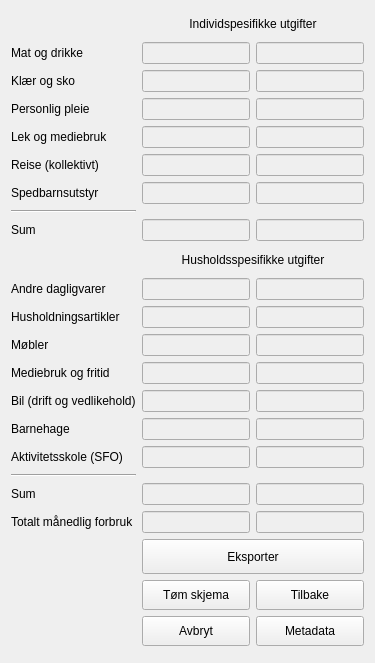
     <widget class="QWidget" name="tab_sifo_utgifter">
      <property name="autoFillBackground">
       <bool>true</bool>
      </property>
      <attribute name="title">
       <string>SIFO utgifter</string>
      </attribute>
      <layout class="QGridLayout" name="gridLayout_3">
       <item row="6" column="0">
        <widget class="QLabel" name="label_kollektivt">
         <property name="text">
          <string>Reise (kollektivt)</string>
         </property>
         <property name="buddy">
          <cstring>line_edit_kollektivt_1</cstring>
         </property>
        </widget>
       </item>
       <item row="22" column="0">
        <widget class="Line" name="line_sum_husholdning">
         <property name="orientation">
          <enum>Qt::Horizontal</enum>
         </property>
        </widget>
       </item>
       <item row="20" column="1">
        <widget class="QLineEdit" name="line_edit_barnehage_1">
         <property name="enabled">
          <bool>false</bool>
         </property>
         <property name="minimumSize">
          <size>
           <width>0</width>
           <height>0</height>
          </size>
         </property>
         <property name="maximumSize">
          <size>
           <width>207</width>
           <height>16777215</height>
          </size>
         </property>
        </widget>
       </item>
       <item row="9" column="1">
        <widget class="QLineEdit" name="line_edit_sumindivid_1">
         <property name="enabled">
          <bool>false</bool>
         </property>
         <property name="minimumSize">
          <size>
           <width>0</width>
           <height>0</height>
          </size>
         </property>
         <property name="maximumSize">
          <size>
           <width>207</width>
           <height>16777215</height>
          </size>
         </property>
        </widget>
       </item>
       <item row="5" column="0">
        <widget class="QLabel" name="label_fritid">
         <property name="text">
          <string>Lek og mediebruk</string>
         </property>
         <property name="buddy">
          <cstring>line_edit_fritid_1</cstring>
         </property>
        </widget>
       </item>
       <item row="5" column="1">
        <widget class="QLineEdit" name="line_edit_fritid_1">
         <property name="enabled">
          <bool>false</bool>
         </property>
         <property name="minimumSize">
          <size>
           <width>0</width>
           <height>0</height>
          </size>
         </property>
         <property name="maximumSize">
          <size>
           <width>207</width>
           <height>16777215</height>
          </size>
         </property>
        </widget>
       </item>
       <item row="4" column="1">
        <widget class="QLineEdit" name="line_edit_helse_1">
         <property name="enabled">
          <bool>false</bool>
         </property>
         <property name="minimumSize">
          <size>
           <width>0</width>
           <height>0</height>
          </size>
         </property>
         <property name="maximumSize">
          <size>
           <width>207</width>
           <height>16777215</height>
          </size>
         </property>
        </widget>
       </item>
       <item row="9" column="0">
        <widget class="QLabel" name="label_sumindivid">
         <property name="text">
          <string>Sum</string>
         </property>
         <property name="buddy">
          <cstring>line_edit_sumindivid_1</cstring>
         </property>
        </widget>
       </item>
       <item row="3" column="1">
        <widget class="QLineEdit" name="line_edit_klar_1">
         <property name="enabled">
          <bool>false</bool>
         </property>
         <property name="minimumSize">
          <size>
           <width>0</width>
           <height>0</height>
          </size>
         </property>
         <property name="maximumSize">
          <size>
           <width>207</width>
           <height>16777215</height>
          </size>
         </property>
        </widget>
       </item>
       <item row="19" column="1">
        <widget class="QLineEdit" name="line_edit_biler_1">
         <property name="enabled">
          <bool>false</bool>
         </property>
         <property name="minimumSize">
          <size>
           <width>0</width>
           <height>0</height>
          </size>
         </property>
         <property name="maximumSize">
          <size>
           <width>207</width>
           <height>16777215</height>
          </size>
         </property>
        </widget>
       </item>
       <item row="6" column="1">
        <widget class="QLineEdit" name="line_edit_kollektivt_1">
         <property name="enabled">
          <bool>false</bool>
         </property>
         <property name="minimumSize">
          <size>
           <width>0</width>
           <height>0</height>
          </size>
         </property>
         <property name="maximumSize">
          <size>
           <width>207</width>
           <height>16777215</height>
          </size>
         </property>
        </widget>
       </item>
       <item row="0" column="1" colspan="2">
        <widget class="QLabel" name="label_individ_utgifter">
         <property name="sizePolicy">
          <sizepolicy hsizetype="Preferred" vsizetype="Fixed">
           <horstretch>0</horstretch>
           <verstretch>0</verstretch>
          </sizepolicy>
         </property>
         <property name="minimumSize">
          <size>
           <width>0</width>
           <height>25</height>
          </size>
         </property>
         <property name="text">
          <string>Individspesifikke utgifter</string>
         </property>
         <property name="alignment">
          <set>Qt::AlignCenter</set>
         </property>
        </widget>
       </item>
       <item row="2" column="1">
        <widget class="QLineEdit" name="line_edit_mat_1">
         <property name="enabled">
          <bool>false</bool>
         </property>
         <property name="minimumSize">
          <size>
           <width>0</width>
           <height>0</height>
          </size>
         </property>
         <property name="maximumSize">
          <size>
           <width>207</width>
           <height>16777215</height>
          </size>
         </property>
        </widget>
       </item>
       <item row="3" column="0">
        <widget class="QLabel" name="label_klar">
         <property name="text">
          <string>Klær og sko</string>
         </property>
         <property name="buddy">
          <cstring>line_edit_klar_1</cstring>
         </property>
        </widget>
       </item>
       <item row="18" column="1">
        <widget class="QLineEdit" name="line_edit_medier_1">
         <property name="enabled">
          <bool>false</bool>
         </property>
         <property name="minimumSize">
          <size>
           <width>0</width>
           <height>0</height>
          </size>
         </property>
         <property name="maximumSize">
          <size>
           <width>207</width>
           <height>16777215</height>
          </size>
         </property>
        </widget>
       </item>
       <item row="20" column="2">
        <widget class="QLineEdit" name="line_edit_barnehage_2">
         <property name="enabled">
          <bool>false</bool>
         </property>
         <property name="maximumSize">
          <size>
           <width>207</width>
           <height>16777215</height>
          </size>
         </property>
        </widget>
       </item>
       <item row="7" column="0">
        <widget class="QLabel" name="label_spedbarn">
         <property name="text">
          <string>Spedbarnsutstyr</string>
         </property>
         <property name="buddy">
          <cstring>line_edit_spedbarn_1</cstring>
         </property>
        </widget>
       </item>
       <item row="24" column="1">
        <widget class="QLineEdit" name="line_edit_totalt_1">
         <property name="enabled">
          <bool>false</bool>
         </property>
         <property name="minimumSize">
          <size>
           <width>0</width>
           <height>0</height>
          </size>
         </property>
         <property name="maximumSize">
          <size>
           <width>207</width>
           <height>16777215</height>
          </size>
         </property>
        </widget>
       </item>
       <item row="19" column="0">
        <widget class="QLabel" name="label_biler">
         <property name="text">
          <string>Bil (drift og vedlikehold)</string>
         </property>
         <property name="buddy">
          <cstring>line_edit_biler_1</cstring>
         </property>
        </widget>
       </item>
       <item row="4" column="0">
        <widget class="QLabel" name="label_helse">
         <property name="text">
          <string>Personlig pleie</string>
         </property>
         <property name="buddy">
          <cstring>line_edit_helse_1</cstring>
         </property>
        </widget>
       </item>
       <item row="18" column="0">
        <widget class="QLabel" name="label_medier">
         <property name="text">
          <string>Mediebruk og fritid</string>
         </property>
         <property name="buddy">
          <cstring>line_edit_medier_1</cstring>
         </property>
        </widget>
       </item>
       <item row="16" column="0">
        <widget class="QLabel" name="label_husholdsart">
         <property name="text">
          <string>Husholdningsartikler</string>
         </property>
         <property name="buddy">
          <cstring>line_edit_husholdsart_1</cstring>
         </property>
        </widget>
       </item>
       <item row="17" column="1">
        <widget class="QLineEdit" name="line_edit_mobler_1">
         <property name="enabled">
          <bool>false</bool>
         </property>
         <property name="minimumSize">
          <size>
           <width>0</width>
           <height>0</height>
          </size>
         </property>
         <property name="maximumSize">
          <size>
           <width>207</width>
           <height>16777215</height>
          </size>
         </property>
        </widget>
       </item>
       <item row="4" column="2">
        <widget class="QLineEdit" name="line_edit_helse_2">
         <property name="enabled">
          <bool>false</bool>
         </property>
         <property name="maximumSize">
          <size>
           <width>207</width>
           <height>16777215</height>
          </size>
         </property>
        </widget>
       </item>
       <item row="23" column="0">
        <widget class="QLabel" name="label_sumhusholdning">
         <property name="text">
          <string>Sum</string>
         </property>
         <property name="buddy">
          <cstring>line_edit_sumhusholdning_1</cstring>
         </property>
        </widget>
       </item>
       <item row="16" column="2">
        <widget class="QLineEdit" name="line_edit_husholdsart_2">
         <property name="enabled">
          <bool>false</bool>
         </property>
         <property name="maximumSize">
          <size>
           <width>207</width>
           <height>16777215</height>
          </size>
         </property>
        </widget>
       </item>
       <item row="21" column="2">
        <widget class="QLineEdit" name="line_edit_sfo_2">
         <property name="enabled">
          <bool>false</bool>
         </property>
         <property name="maximumSize">
          <size>
           <width>207</width>
           <height>16777215</height>
          </size>
         </property>
        </widget>
       </item>
       <item row="32" column="1">
        <widget class="QPushButton" name="push_button_avbryt_2">
         <property name="minimumSize">
          <size>
           <width>0</width>
           <height>30</height>
          </size>
         </property>
         <property name="text">
          <string>Avbryt</string>
         </property>
         <property name="icon">
          <iconset resource="../../images/img.qrc">
           <normaloff>:/img/cancel.png</normaloff>:/img/cancel.png</iconset>
         </property>
        </widget>
       </item>
       <item row="9" column="2">
        <widget class="QLineEdit" name="line_edit_sumindivid_2">
         <property name="enabled">
          <bool>false</bool>
         </property>
         <property name="maximumSize">
          <size>
           <width>207</width>
           <height>16777215</height>
          </size>
         </property>
        </widget>
       </item>
       <item row="5" column="2">
        <widget class="QLineEdit" name="line_edit_fritid_2">
         <property name="enabled">
          <bool>false</bool>
         </property>
         <property name="maximumSize">
          <size>
           <width>207</width>
           <height>16777215</height>
          </size>
         </property>
        </widget>
       </item>
       <item row="15" column="1">
        <widget class="QLineEdit" name="line_edit_dagligvarer_1">
         <property name="enabled">
          <bool>false</bool>
         </property>
         <property name="minimumSize">
          <size>
           <width>0</width>
           <height>0</height>
          </size>
         </property>
         <property name="maximumSize">
          <size>
           <width>207</width>
           <height>16777215</height>
          </size>
         </property>
        </widget>
       </item>
       <item row="15" column="2">
        <widget class="QLineEdit" name="line_edit_dagligvarer_2">
         <property name="enabled">
          <bool>false</bool>
         </property>
         <property name="maximumSize">
          <size>
           <width>207</width>
           <height>16777215</height>
          </size>
         </property>
        </widget>
       </item>
       <item row="7" column="1">
        <widget class="QLineEdit" name="line_edit_spedbarn_1">
         <property name="enabled">
          <bool>false</bool>
         </property>
         <property name="minimumSize">
          <size>
           <width>0</width>
           <height>0</height>
          </size>
         </property>
         <property name="maximumSize">
          <size>
           <width>207</width>
           <height>16777215</height>
          </size>
         </property>
        </widget>
       </item>
       <item row="26" column="1" colspan="2">
        <widget class="QPushButton" name="push_button_eksporter">
         <property name="minimumSize">
          <size>
           <width>0</width>
           <height>35</height>
          </size>
         </property>
         <property name="text">
          <string>Eksporter</string>
         </property>
         <property name="icon">
          <iconset resource="../../images/img.qrc">
           <normaloff>:/img/export.png</normaloff>:/img/export.png</iconset>
         </property>
        </widget>
       </item>
       <item row="31" column="2">
        <widget class="QPushButton" name="push_button_tilbake">
         <property name="minimumSize">
          <size>
           <width>0</width>
           <height>30</height>
          </size>
         </property>
         <property name="text">
          <string>Tilbake</string>
         </property>
         <property name="icon">
          <iconset resource="../../images/img.qrc">
           <normaloff>:/img/back.png</normaloff>:/img/back.png</iconset>
         </property>
        </widget>
       </item>
       <item row="32" column="2">
        <widget class="QPushButton" name="push_button_metadata">
         <property name="minimumSize">
          <size>
           <width>0</width>
           <height>30</height>
          </size>
         </property>
         <property name="text">
          <string>Metadata</string>
         </property>
         <property name="icon">
          <iconset resource="../../images/img.qrc">
           <normaloff>:/img/meta.png</normaloff>:/img/meta.png</iconset>
         </property>
        </widget>
       </item>
       <item row="21" column="0">
        <widget class="QLabel" name="label_sfo">
         <property name="text">
          <string>Aktivitetsskole (SFO)</string>
         </property>
         <property name="buddy">
          <cstring>line_edit_sfo_1</cstring>
         </property>
        </widget>
       </item>
       <item row="19" column="2">
        <widget class="QLineEdit" name="line_edit_biler_2">
         <property name="enabled">
          <bool>false</bool>
         </property>
         <property name="maximumSize">
          <size>
           <width>207</width>
           <height>16777215</height>
          </size>
         </property>
        </widget>
       </item>
       <item row="17" column="0">
        <widget class="QLabel" name="label_mobler">
         <property name="text">
          <string>Møbler</string>
         </property>
         <property name="buddy">
          <cstring>line_edit_mobler_1</cstring>
         </property>
        </widget>
       </item>
       <item row="17" column="2">
        <widget class="QLineEdit" name="line_edit_mobler_2">
         <property name="enabled">
          <bool>false</bool>
         </property>
         <property name="maximumSize">
          <size>
           <width>207</width>
           <height>16777215</height>
          </size>
         </property>
        </widget>
       </item>
       <item row="24" column="2">
        <widget class="QLineEdit" name="line_edit_totalt_2">
         <property name="enabled">
          <bool>false</bool>
         </property>
         <property name="maximumSize">
          <size>
           <width>207</width>
           <height>16777215</height>
          </size>
         </property>
        </widget>
       </item>
       <item row="3" column="2">
        <widget class="QLineEdit" name="line_edit_klar_2">
         <property name="enabled">
          <bool>false</bool>
         </property>
         <property name="maximumSize">
          <size>
           <width>207</width>
           <height>16777215</height>
          </size>
         </property>
        </widget>
       </item>
       <item row="15" column="0">
        <widget class="QLabel" name="label_dagligvarer">
         <property name="minimumSize">
          <size>
           <width>0</width>
           <height>0</height>
          </size>
         </property>
         <property name="text">
          <string>Andre dagligvarer</string>
         </property>
         <property name="buddy">
          <cstring>line_edit_dagligvarer_1</cstring>
         </property>
        </widget>
       </item>
       <item row="2" column="2">
        <widget class="QLineEdit" name="line_edit_mat_2">
         <property name="enabled">
          <bool>false</bool>
         </property>
         <property name="minimumSize">
          <size>
           <width>85</width>
           <height>0</height>
          </size>
         </property>
         <property name="maximumSize">
          <size>
           <width>207</width>
           <height>16777215</height>
          </size>
         </property>
        </widget>
       </item>
       <item row="2" column="0">
        <widget class="QLabel" name="label_mat">
         <property name="minimumSize">
          <size>
           <width>0</width>
           <height>0</height>
          </size>
         </property>
         <property name="text">
          <string>Mat og drikke</string>
         </property>
         <property name="buddy">
          <cstring>line_edit_mat_1</cstring>
         </property>
        </widget>
       </item>
       <item row="24" column="0">
        <widget class="QLabel" name="label_totalt">
         <property name="text">
          <string>Totalt månedlig forbruk</string>
         </property>
         <property name="buddy">
          <cstring>line_edit_totalt_1</cstring>
         </property>
        </widget>
       </item>
       <item row="6" column="2">
        <widget class="QLineEdit" name="line_edit_kollektivt_2">
         <property name="enabled">
          <bool>false</bool>
         </property>
         <property name="maximumSize">
          <size>
           <width>207</width>
           <height>16777215</height>
          </size>
         </property>
        </widget>
       </item>
       <item row="23" column="1">
        <widget class="QLineEdit" name="line_edit_sumhusholdning_1">
         <property name="enabled">
          <bool>false</bool>
         </property>
         <property name="minimumSize">
          <size>
           <width>0</width>
           <height>0</height>
          </size>
         </property>
         <property name="maximumSize">
          <size>
           <width>207</width>
           <height>16777215</height>
          </size>
         </property>
        </widget>
       </item>
       <item row="20" column="0">
        <widget class="QLabel" name="label_barnehage">
         <property name="text">
          <string>Barnehage</string>
         </property>
         <property name="buddy">
          <cstring>line_edit_barnehage_1</cstring>
         </property>
        </widget>
       </item>
       <item row="16" column="1">
        <widget class="QLineEdit" name="line_edit_husholdsart_1">
         <property name="enabled">
          <bool>false</bool>
         </property>
         <property name="minimumSize">
          <size>
           <width>0</width>
           <height>0</height>
          </size>
         </property>
         <property name="maximumSize">
          <size>
           <width>207</width>
           <height>16777215</height>
          </size>
         </property>
        </widget>
       </item>
       <item row="14" column="1" colspan="2">
        <widget class="QLabel" name="label_husholdning_utgifter">
         <property name="sizePolicy">
          <sizepolicy hsizetype="Preferred" vsizetype="Fixed">
           <horstretch>0</horstretch>
           <verstretch>0</verstretch>
          </sizepolicy>
         </property>
         <property name="minimumSize">
          <size>
           <width>0</width>
           <height>25</height>
          </size>
         </property>
         <property name="text">
          <string>Husholdsspesifikke utgifter</string>
         </property>
         <property name="alignment">
          <set>Qt::AlignCenter</set>
         </property>
        </widget>
       </item>
       <item row="8" column="0">
        <widget class="Line" name="line_sum_individ">
         <property name="orientation">
          <enum>Qt::Horizontal</enum>
         </property>
        </widget>
       </item>
       <item row="18" column="2">
        <widget class="QLineEdit" name="line_edit_medier_2">
         <property name="enabled">
          <bool>false</bool>
         </property>
         <property name="maximumSize">
          <size>
           <width>207</width>
           <height>16777215</height>
          </size>
         </property>
        </widget>
       </item>
       <item row="23" column="2">
        <widget class="QLineEdit" name="line_edit_sumhusholdning_2">
         <property name="enabled">
          <bool>false</bool>
         </property>
         <property name="maximumSize">
          <size>
           <width>207</width>
           <height>16777215</height>
          </size>
         </property>
        </widget>
       </item>
       <item row="21" column="1">
        <widget class="QLineEdit" name="line_edit_sfo_1">
         <property name="enabled">
          <bool>false</bool>
         </property>
         <property name="minimumSize">
          <size>
           <width>0</width>
           <height>0</height>
          </size>
         </property>
         <property name="maximumSize">
          <size>
           <width>207</width>
           <height>16777215</height>
          </size>
         </property>
        </widget>
       </item>
       <item row="31" column="1">
        <widget class="QPushButton" name="push_button_tom_skjema_2">
         <property name="minimumSize">
          <size>
           <width>0</width>
           <height>30</height>
          </size>
         </property>
         <property name="text">
          <string>Tøm skjema</string>
         </property>
         <property name="icon">
          <iconset resource="../../images/img.qrc">
           <normaloff>:/img/erase.png</normaloff>:/img/erase.png</iconset>
         </property>
        </widget>
       </item>
       <item row="7" column="2">
        <widget class="QLineEdit" name="line_edit_spedbarn_2">
         <property name="enabled">
          <bool>false</bool>
         </property>
         <property name="maximumSize">
          <size>
           <width>207</width>
           <height>16777215</height>
          </size>
         </property>
        </widget>
       </item>
       <item row="33" column="0" colspan="3">
        <widget class="QFrame" name="frame_whitespace_sifo_3">
         <property name="sizePolicy">
          <sizepolicy hsizetype="Preferred" vsizetype="Expanding">
           <horstretch>0</horstretch>
           <verstretch>0</verstretch>
          </sizepolicy>
         </property>
         <property name="frameShape">
          <enum>QFrame::StyledPanel</enum>
         </property>
         <property name="frameShadow">
          <enum>QFrame::Raised</enum>
         </property>
        </widget>
       </item>
      </layout>
     </widget>
